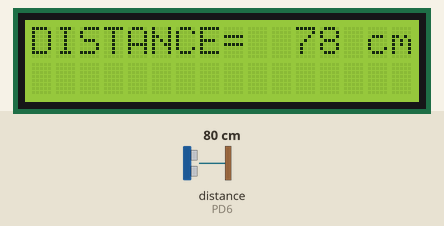
A program run on a simulated ATmega32, built with avr-gcc and emulated at 8 MHz. Parts: 16×2 character LCD. Wiring (inferred from the names in the program): ultrasonic range finder: trigger PB5; echo PD6; character LCD (HD44780): RS PB0; E PB2; data PA0, PA1, PA2, PA3, PA4, PA5, PA6, PA7. The inputs (shaded band) are chosen by the test bench; at power-on: distance to the obstacle (sensor on PD6) 80 cm. The echo pulse lasts 58.3 µs per cm.

Above: at 1.2 s.
1.3 s: distance to the obstacle (sensor on PD6) set to 2 cm
At 2.4 s:
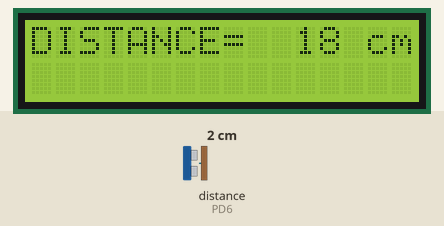
2.8 s: distance to the obstacle (sensor on PD6) set to 4 cm
At 3.5 s:
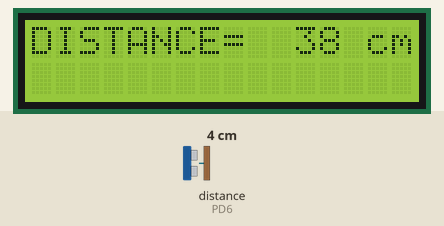
4.3 s: distance to the obstacle (sensor on PD6) set to 9 cm
At 5.6 s:
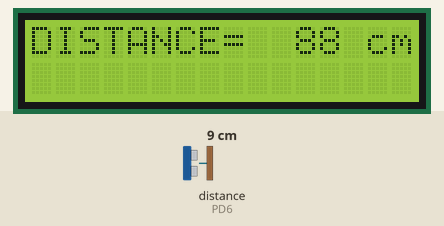
Timing chart, 0 to 7.3 s (numbered marks = the images above; inputs shaded):
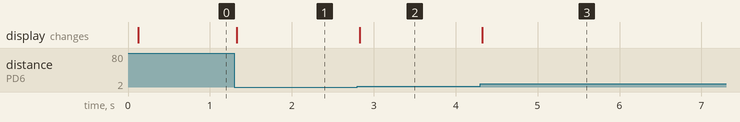

The program:

main.c
```c
 /******************************************************************************
 *
 * Module: main.c
 *
 * File Name: main.c
 *
 * Description: Source file for the project
 *
 * Author: Omar Ahmed Anwar Mansour
 *
 *******************************************************************************/

#include "lcd.h"
#include "ultrasonic.h"
#include <avr/io.h>
#include <avr/interrupt.h>
#include <util/delay.h>

int main(int argc, char **argv) {

	LCD_init();

	sei();

	Ultrasonic_init();

	LCD_displayString("DISTANCE=     cm");

	uint16 distance = 0;

	while(1){

		distance = Ultrasonic_readDistance();

		LCD_moveCursor(0, 10);


		if(distance < 100){

			LCD_displayCharacter(' ');
		}

		LCD_intgerToString(distance);
	}

}
```

icu.c
```c
 /******************************************************************************
 *
 * Module: ICU
 *
 * File Name: icu.c
 *
 * Description: Source file for the AVR ICU driver
 *
 * Author: Mohamed Tarek
 *
 *******************************************************************************/

#include "icu.h"
#include "common_macros.h" /* To use the macros like SET_BIT */
#include <avr/io.h> /* To use ICU/Timer1 Registers */
#include <avr/interrupt.h> /* For ICU ISR */

/*******************************************************************************
 *                           Global Variables                                  *
 *******************************************************************************/

/* Global variables to hold the address of the call back function in the application */
static volatile void (*g_callBackPtr)(void) = NULL_PTR;

/*******************************************************************************
 *                       Interrupt Service Routines                            *
 *******************************************************************************/

ISR(TIMER1_CAPT_vect)
{
	if(g_callBackPtr != NULL_PTR)
	{
		/* Call the Call Back function in the application after the edge is detected */
		(*g_callBackPtr)(); /* another method to call the function using pointer to function g_callBackPtr(); */
	}
}

/*******************************************************************************
 *                      Functions Definitions                                  *
 *******************************************************************************/
/*
 * Description : Function to initialize the ICU driver
 * 	1. Set the required clock.
 * 	2. Set the required edge detection.
 * 	3. Enable the Input Capture Interrupt.
 * 	4. Initialize Timer1 Registers
 */
void Icu_init(const Icu_ConfigType * Config_Ptr)
{
	/* Configure ICP1/PD6 as i/p pin */
	DDRD &= ~(1<<PD6);

	/* Timer1 always operates in Normal Mode */
	TCCR1A = (1<<FOC1A) | (1<<FOC1B);

	/*
	 * insert the required clock value in the first three bits (CS10, CS11 and CS12)
	 * of TCCR1B Register
	 */
	TCCR1B = (TCCR1B & 0xF8) | (Config_Ptr->clock);
	/*
     * insert the required edge type in ICES1 bit in TCCR1B Register
	 */
	TCCR1B = (TCCR1B & 0xBF) | ((Config_Ptr->edge)<<6);

	/* Initial Value for Timer1 */
	TCNT1 = 0;

	/* Initial Value for the input capture register */
	ICR1 = 0;

	/* Enable the Input Capture interrupt to generate an interrupt when edge is detected on ICP1/PD6 pin */
	TIMSK |= (1<<TICIE1);
}

/*
 * Description: Function to set the Call Back function address.
 */
void Icu_setCallBack(void(*a_ptr)(void))
{
	/* Save the address of the Call back function in a global variable */
	g_callBackPtr = a_ptr;
}

/*
 * Description: Function to set the required edge detection.
 */
void Icu_setEdgeDetectionType(const Icu_EdgeType a_edgeType)
{
	/*
	 * insert the required edge type in ICES1 bit in TCCR1B Register
	 */
	TCCR1B = (TCCR1B & 0xBF) | (a_edgeType<<6);
}

/*
 * Description: Function to get the Timer1 Value when the input is captured
 *              The value stored at Input Capture Register ICR1
 */
uint16 Icu_getInputCaptureValue(void)
{
	return ICR1;
}

/*
 * Description: Function to clear the Timer1 Value to start count from ZERO
 */
void Icu_clearTimerValue(void)
{
	TCNT1 = 0;
}

/*
 * Description: Function to disable the Timer1 to stop the ICU Driver
 */
void Icu_DeInit(void)
{
	/* Clear All Timer1 Registers */
	TCCR1A = 0;
	TCCR1B = 0;
	TCNT1 = 0;
	ICR1 = 0;

	/* Disable the Input Capture interrupt */
	TIMSK &= ~(1<<TICIE1);
}
```

icu.h
```c
 /******************************************************************************
 *
 * Module: ICU
 *
 * File Name: icu.h
 *
 * Description: Header file for the AVR ICU driver
 *
 * Author: Mohamed Tarek
 *
 *******************************************************************************/

#ifndef ICU_H_
#define ICU_H_

#include "std_types.h"

/*******************************************************************************
 *                         Types Declaration                                   *
 *******************************************************************************/
typedef enum
{
	NO_CLOCK,F_CPU_CLOCK,F_CPU_8,F_CPU_64,F_CPU_256,F_CPU_1024
}Icu_Clock;

typedef enum
{
	FALLING,RISING
}Icu_EdgeType;

typedef struct
{
	Icu_Clock clock;
	Icu_EdgeType edge;
}Icu_ConfigType;

/*******************************************************************************
 *                      Functions Prototypes                                   *
 *******************************************************************************/
/*
 * Description : Function to initialize the ICU driver
 * 	1. Set the required clock.
 * 	2. Set the required edge detection.
 * 	3. Enable the Input Capture Interrupt.
 * 	4. Initialize Timer1 Registers
 */
void Icu_init(const Icu_ConfigType * Config_Ptr);

/*
 * Description: Function to set the Call Back function address.
 */
void Icu_setCallBack(void(*a_ptr)(void));

/*
 * Description: Function to set the required edge detection.
 */
void Icu_setEdgeDetectionType(const Icu_EdgeType edgeType);

/*
 * Description: Function to get the Timer1 Value when the input is captured
 *              The value stored at Input Capture Register ICR1
 */
uint16 Icu_getInputCaptureValue(void);

/*
 * Description: Function to clear the Timer1 Value to start count from ZERO
 */
void Icu_clearTimerValue(void);

/*
 * Description: Function to disable the Timer1 to stop the ICU Driver
 */
void Icu_DeInit(void);

#endif /* ICU_H_ */
```

ultrasonic.c
```c
 /******************************************************************************
 *
 * Module: Ultrasonic sensor
 *
 * File Name: ultrasonic.c
 *
 * Description: Source file for ultrasonic sensor driver
 *
 * Author: Omar Ahmed Anwar Mansour
 *
 *******************************************************************************/


#include "ultrasonic.h"
#include "gpio.h"
#include "icu.h"
#include <util/delay.h>

/*******************************************************************************
 *                           Global Variables                                  *
 *******************************************************************************/
static uint16 g_echoTime = 0;
static uint8 g_edgeCount = 0;


Icu_ConfigType icu = {
		F_CPU_8,
		RISING
};

/*
 * 	Description
 * 		Initialization the ICU driver required.
 * 		The ICU Setup call back function.
 * 		Setup the direction for the trigger pin as output pin through the GPIO driver.
 */
void Ultrasonic_init(void){


	Icu_init(&icu);

	Icu_setCallBack(Ultrasonic_edgeProcessing);

	GPIO_setupPinDirection(ULTRASONIC_TRIGGER_PORT, ULTRASONIC_TRIGGER_PIN, PIN_OUTPUT);

}

/*
 * 	Description
 * 		Send the Trigger pulse to the ultrasonic sensor.
 */
static void Ultrasonic_Trigger(void){
	GPIO_writePin(ULTRASONIC_TRIGGER_PORT, ULTRASONIC_TRIGGER_PIN, LOGIC_HIGH);

	_delay_ms(1);

	GPIO_writePin(ULTRASONIC_TRIGGER_PORT, ULTRASONIC_TRIGGER_PIN, LOGIC_LOW);
}

/*
 * 	Description
 * 		Send the trigger pulse by using Ultrasonic_Trigger function.
 * 		Start the measurements by the ICU from this moment.
 */
uint16 Ultrasonic_readDistance(void){
	/*
	 * Send Trigger value
	 */
	Ultrasonic_Trigger();

	/*
	 * Polling until find the second edge
	 */
	while(g_edgeCount != 2);

	/*
	 * Reset the edge counter
	 */
	g_edgeCount = 0;

	/*
	 * return distance read
	 */
	return g_echoTime/58.8;
}

/*
 * 	Description
 * 		This is the call back function called by the ICU driver.
 * 		This is used to calculate the high time (pulse time) generated by
 * 		the ultrasonic sensor.
 */
void Ultrasonic_edgeProcessing(void){

	g_edgeCount++;
	if(g_edgeCount == 1)
	{
		/*
		 * Clear the timer counter register to start measurements from the
		 * first detected rising edge
		 */
		Icu_clearTimerValue();


		/* Detect falling edge */
		Icu_setEdgeDetectionType(FALLING);
	}
	else if(g_edgeCount == 2)
	{
		/* Store the High time value */
		g_echoTime = Icu_getInputCaptureValue();

		/*
		 * Clear the timer counter register to start measurements from the
		 * first detected falling edge
		 */
		Icu_clearTimerValue();

		/* Detect rising edge */
		Icu_setEdgeDetectionType(RISING);

	}

}
```

ultrasonic.h
```c
 /******************************************************************************
 *
 * Module: Ultrasonic sensor
 *
 * File Name: ultrasonic.h
 *
 * Description: Header file for ultrasonic sensor driver
 *
 * Author: Omar Ahmed Anwar Mansour
 *
 *******************************************************************************/

#ifndef ULTRASONIC_H_
#define ULTRASONIC_H_

#include "std_types.h"

/*******************************************************************************
 *                                Definitions                                  *
 *******************************************************************************/
#define ULTRASONIC_TRIGGER_PORT 			PORTB_ID
#define ULTRASONIC_TRIGGER_PIN				PIN5_ID

#define ULTRASONIC_ECHO_PORT 				PORTD_ID
#define ULTRASONIC_ECHO_PIN					PIN6_ID

#define ULTRASONIC_CONST_FOR_DISTANCE		58.8
#define ULTRASONIC_TRIGGER_PULSE_DURATION	10

#define ICU_EDGETYPE						RISING
#define ICU_CLOCK							F_CPU_8

/*******************************************************************************
 *                      Functions Prototypes                                   *
 *******************************************************************************/
/*
 * 	Description
 * 		Initialization the ICU driver required.
 * 		The ICU Setup call back function.
 * 		Setup the direction for the trigger pin as output pin through the GPIO driver.
 */
void Ultrasonic_init(void);


/*
 * 	Description
 * 		Send the Trigger pulse to the ultrasonic sensor.
 */
static void Ultrasonic_Trigger(void);


/*
 * 	Description
 * 		Send the trigger pulse by using Ultrasonic_Trigger function.
 * 		Start the measurements by the ICU from this moment.
 */
uint16 Ultrasonic_readDistance(void);

/*
 * 	Description
 * 		This is the call back function called by the ICU driver.
 * 		This is used to calculate the high time (pulse time) generated by
 * 		the ultrasonic sensor.
 */
void Ultrasonic_edgeProcessing(void);


#endif /* ULTRASONIC_H_ */
```

lcd.c
```c
 /******************************************************************************
 *
 * Module: LCD
 *
 * File Name: lcd.c
 *
 * Description: Source file for the LCD driver
 *
 * Author: Mohamed Tarek
 *
 *******************************************************************************/

#include <util/delay.h> /* For the delay functions */
#include "common_macros.h" /* For GET_BIT Macro */
#include "lcd.h"
#include "gpio.h"

/*******************************************************************************
 *                      Functions Definitions                                  *
 *******************************************************************************/

/*
 * Description :
 * Initialize the LCD:
 * 1. Setup the LCD pins directions by use the GPIO driver.
 * 2. Setup the LCD Data Mode 4-bits or 8-bits.
 */
void LCD_init(void)
{
	/* Configure the direction for RS and E pins as output pins */
	GPIO_setupPinDirection(LCD_RS_PORT_ID,LCD_RS_PIN_ID,PIN_OUTPUT);
	GPIO_setupPinDirection(LCD_E_PORT_ID,LCD_E_PIN_ID,PIN_OUTPUT);

	_delay_ms(20);		/* LCD Power ON delay always > 15ms */

#if(LCD_DATA_BITS_MODE == 4)
	/* Configure 4 pins in the data port as output pins */
	GPIO_setupPinDirection(LCD_DATA_PORT_ID,LCD_DB4_PIN_ID,PIN_OUTPUT);
	GPIO_setupPinDirection(LCD_DATA_PORT_ID,LCD_DB5_PIN_ID,PIN_OUTPUT);
	GPIO_setupPinDirection(LCD_DATA_PORT_ID,LCD_DB6_PIN_ID,PIN_OUTPUT);
	GPIO_setupPinDirection(LCD_DATA_PORT_ID,LCD_DB7_PIN_ID,PIN_OUTPUT);

	/* Send for 4 bit initialization of LCD  */
	LCD_sendCommand(LCD_TWO_LINES_FOUR_BITS_MODE_INIT1);
	LCD_sendCommand(LCD_TWO_LINES_FOUR_BITS_MODE_INIT2);

	/* use 2-lines LCD + 4-bits Data Mode + 5*7 dot display Mode */
	LCD_sendCommand(LCD_TWO_LINES_FOUR_BITS_MODE);

#elif(LCD_DATA_BITS_MODE == 8)
	/* Configure the data port as output port */
	GPIO_setupPortDirection(LCD_DATA_PORT_ID,PORT_OUTPUT);

	/* use 2-lines LCD + 8-bits Data Mode + 5*7 dot display Mode */
	LCD_sendCommand(LCD_TWO_LINES_EIGHT_BITS_MODE);

#endif

	LCD_sendCommand(LCD_CURSOR_OFF); /* cursor off */
	LCD_sendCommand(LCD_CLEAR_COMMAND); /* clear LCD at the beginning */
}

/*
 * Description :
 * Send the required command to the screen
 */
void LCD_sendCommand(uint8 command)
{
	GPIO_writePin(LCD_RS_PORT_ID,LCD_RS_PIN_ID,LOGIC_LOW); /* Instruction Mode RS=0 */
	_delay_ms(1); /* delay for processing Tas = 50ns */
	GPIO_writePin(LCD_E_PORT_ID,LCD_E_PIN_ID,LOGIC_HIGH); /* Enable LCD E=1 */
	_delay_ms(1); /* delay for processing Tpw - Tdws = 190ns */

#if(LCD_DATA_BITS_MODE == 4)
	GPIO_writePin(LCD_DATA_PORT_ID,LCD_DB4_PIN_ID,GET_BIT(command,4));
	GPIO_writePin(LCD_DATA_PORT_ID,LCD_DB5_PIN_ID,GET_BIT(command,5));
	GPIO_writePin(LCD_DATA_PORT_ID,LCD_DB6_PIN_ID,GET_BIT(command,6));
	GPIO_writePin(LCD_DATA_PORT_ID,LCD_DB7_PIN_ID,GET_BIT(command,7));

	_delay_ms(1); /* delay for processing Tdsw = 100ns */
	GPIO_writePin(LCD_E_PORT_ID,LCD_E_PIN_ID,LOGIC_LOW); /* Disable LCD E=0 */
	_delay_ms(1); /* delay for processing Th = 13ns */
	GPIO_writePin(LCD_E_PORT_ID,LCD_E_PIN_ID,LOGIC_HIGH); /* Enable LCD E=1 */
	_delay_ms(1); /* delay for processing Tpw - Tdws = 190ns */

	GPIO_writePin(LCD_DATA_PORT_ID,LCD_DB4_PIN_ID,GET_BIT(command,0));
	GPIO_writePin(LCD_DATA_PORT_ID,LCD_DB5_PIN_ID,GET_BIT(command,1));
	GPIO_writePin(LCD_DATA_PORT_ID,LCD_DB6_PIN_ID,GET_BIT(command,2));
	GPIO_writePin(LCD_DATA_PORT_ID,LCD_DB7_PIN_ID,GET_BIT(command,3));

	_delay_ms(1); /* delay for processing Tdsw = 100ns */
	GPIO_writePin(LCD_E_PORT_ID,LCD_E_PIN_ID,LOGIC_LOW); /* Disable LCD E=0 */
	_delay_ms(1); /* delay for processing Th = 13ns */

#elif(LCD_DATA_BITS_MODE == 8)
	GPIO_writePort(LCD_DATA_PORT_ID,command); /* out the required command to the data bus D0 --> D7 */
	_delay_ms(1); /* delay for processing Tdsw = 100ns */
	GPIO_writePin(LCD_E_PORT_ID,LCD_E_PIN_ID,LOGIC_LOW); /* Disable LCD E=0 */
	_delay_ms(1); /* delay for processing Th = 13ns */
#endif
}

/*
 * Description :
 * Display the required character on the screen
 */
void LCD_displayCharacter(uint8 data)
{
	GPIO_writePin(LCD_RS_PORT_ID,LCD_RS_PIN_ID,LOGIC_HIGH); /* Data Mode RS=1 */
	_delay_ms(1); /* delay for processing Tas = 50ns */
	GPIO_writePin(LCD_E_PORT_ID,LCD_E_PIN_ID,LOGIC_HIGH); /* Enable LCD E=1 */
	_delay_ms(1); /* delay for processing Tpw - Tdws = 190ns */

#if(LCD_DATA_BITS_MODE == 4)
	GPIO_writePin(LCD_DATA_PORT_ID,LCD_DB4_PIN_ID,GET_BIT(data,4));
	GPIO_writePin(LCD_DATA_PORT_ID,LCD_DB5_PIN_ID,GET_BIT(data,5));
	GPIO_writePin(LCD_DATA_PORT_ID,LCD_DB6_PIN_ID,GET_BIT(data,6));
	GPIO_writePin(LCD_DATA_PORT_ID,LCD_DB7_PIN_ID,GET_BIT(data,7));

	_delay_ms(1); /* delay for processing Tdsw = 100ns */
	GPIO_writePin(LCD_E_PORT_ID,LCD_E_PIN_ID,LOGIC_LOW); /* Disable LCD E=0 */
	_delay_ms(1); /* delay for processing Th = 13ns */
	GPIO_writePin(LCD_E_PORT_ID,LCD_E_PIN_ID,LOGIC_HIGH); /* Enable LCD E=1 */
	_delay_ms(1); /* delay for processing Tpw - Tdws = 190ns */

	GPIO_writePin(LCD_DATA_PORT_ID,LCD_DB4_PIN_ID,GET_BIT(data,0));
	GPIO_writePin(LCD_DATA_PORT_ID,LCD_DB5_PIN_ID,GET_BIT(data,1));
	GPIO_writePin(LCD_DATA_PORT_ID,LCD_DB6_PIN_ID,GET_BIT(data,2));
	GPIO_writePin(LCD_DATA_PORT_ID,LCD_DB7_PIN_ID,GET_BIT(data,3));

	_delay_ms(1); /* delay for processing Tdsw = 100ns */
	GPIO_writePin(LCD_E_PORT_ID,LCD_E_PIN_ID,LOGIC_LOW); /* Disable LCD E=0 */
	_delay_ms(1); /* delay for processing Th = 13ns */

#elif(LCD_DATA_BITS_MODE == 8)
	GPIO_writePort(LCD_DATA_PORT_ID,data); /* out the required command to the data bus D0 --> D7 */
	_delay_ms(1); /* delay for processing Tdsw = 100ns */
	GPIO_writePin(LCD_E_PORT_ID,LCD_E_PIN_ID,LOGIC_LOW); /* Disable LCD E=0 */
	_delay_ms(1); /* delay for processing Th = 13ns */
#endif
}

/*
 * Description :
 * Display the required string on the screen
 */
void LCD_displayString(const char *Str)
{
	uint8 i = 0;
	while(Str[i] != '\0')
	{
		LCD_displayCharacter(Str[i]);
		i++;
	}
	/***************** Another Method ***********************
	while((*Str) != '\0')
	{
		LCD_displayCharacter(*Str);
		Str++;
	}
	*********************************************************/
}

/*
 * Description :
 * Move the cursor to a specified row and column index on the screen
 */
void LCD_moveCursor(uint8 row,uint8 col)
{
	uint8 lcd_memory_address;

	/* Calculate the required address in the LCD DDRAM */
	switch(row)
	{
		case 0:
			lcd_memory_address=col;
				break;
		case 1:
			lcd_memory_address=col+0x40;
				break;
		case 2:
			lcd_memory_address=col+0x10;
				break;
		case 3:
			lcd_memory_address=col+0x50;
				break;
	}
	/* Move the LCD cursor to this specific address */
	LCD_sendCommand(lcd_memory_address | LCD_SET_CURSOR_LOCATION);
}

/*
 * Description :
 * Display the required string in a specified row and column index on the screen
 */
void LCD_displayStringRowColumn(uint8 row,uint8 col,const char *Str)
{
	LCD_moveCursor(row,col); /* go to to the required LCD position */
	LCD_displayString(Str); /* display the string */
}

/*
 * Description :
 * Display the required decimal value on the screen
 */
void LCD_intgerToString(int data)
{
   char buff[16]; /* String to hold the ascii result */
   itoa(data,buff,10); /* Use itoa C function to convert the data to its corresponding ASCII value, 10 for decimal */
   LCD_displayString(buff); /* Display the string */
}

/*
 * Description :
 * Send the clear screen command
 */
void LCD_clearScreen(void)
{
	LCD_sendCommand(LCD_CLEAR_COMMAND); /* Send clear display command */
}
```

Source omitted: lcd.h (3058 bytes), common_macros.h (1179 bytes), gpio.c (6625 bytes), gpio.h (3554 bytes), std_types.h (1403 bytes)

Measured:
- after the input at 1.3 s, the display: changes at once (image 1)
- after the input at 2.8 s, the display: changes at once (image 2)
- after the input at 4.3 s, the display: changes at once (image 3)
